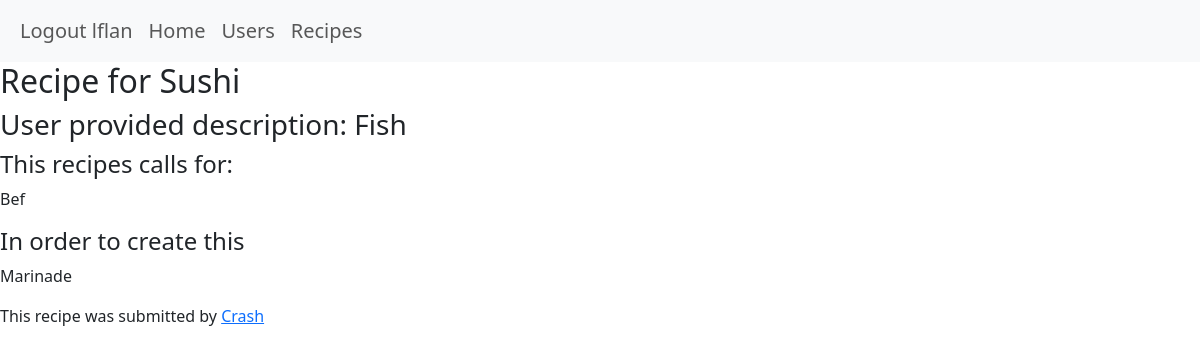
Screenshot of /recipes/1 (signed in) with the database file from the repository.
### recipe_app/models.py (models this page shows, shortened)
class Recipe(models.Model):
    name = models.CharField(max_length = 20, null = True)
    short_desc = models.CharField(max_length = 414, null = True)
    instruction = models.CharField(max_length = 3000, null = True)
    ingredients = models.CharField(max_length = 2000, null = True)
    chef = models.ForeignKey(Chef,  on_delete=models.CASCADE, default = None, null=True)
    recipe_image = models.ImageField(null=True, blank=True, upload_to="images/")

class Chef(models.Model):
    username = models.CharField(max_length = 25, null = True)
    email = models.CharField(max_length = 35, null = True)
    password = models.CharField(max_length = 20, null = True)
    user = models.OneToOneField(User, null=True, on_delete=models.CASCADE)
    def __str__(self):
        return self.username
    def get_absolute_url(self):
        return reverse('chef-detail', args=[str(self.id)])

### recipe_app/views.py (the view)
# urls.py: path('recipes/<int:pk>', views.RecipeDetailView.as_view(), name = 'recipe-detail'),
class RecipeDetailView(generic.DetailView):
   model = Recipe

### recipe_app/templates/recipe_app/recipe_detail.html (shortened to what this page needs)
{% extends 'recipe_app/base_template.html' %}
{% block content %}
<h2>Recipe for {{ recipe.name }}</h2>
<h3>User provided description: {{ recipe.short_desc }}</h3>
<h4>This recipes calls for: </h4>
<p>{{ recipe.ingredients }}<br /></p>
<h4>In order to create this</h4>
<p>{{ recipe.instruction }}</p>
<p>
    This recipe was submitted by
    <a href = "{{ recipe.chef.get_absolute_url }}" title = "View {{recipe.chef}}'s profile">{{ recipe.chef  }}</a>
</p>
{% endblock %}

### recipe_app/templates/recipe_app/base_template.html (shortened to what this page needs)
{% load static %}
<!DOCTYPE html>
<html lang="en">
<head>
{% load bootstrap5 %}
{% bootstrap_css %}
</head>
<body>
<nav class="navbar navbar-expand-lg navbar-light bg-light lead">
<div class="container-fluid">
<div class="collapse navbar-collapse" id="navbarNavAltMarkup">
<div class="navbar-nav">
{% if user.is_authenticated %}
    <a class="nav-link" href="{% url 'logout' %}?next={{ request.path }}">Logout {{user}}</a>
{% else %}
    <a class="nav-link" href="{% url 'login' %}?next={{ request.path }}">Login</a>
{% endif %}
<a class="nav-link" href="{% url 'index' %}" title = "Go Back to Welcome Page">Home</a>
<a class="nav-link" href="{% url 'chefs' %}" title = "See our Users">Users</a>
<a class="nav-link" href="{% url 'recipes' %}" title = "Browse our List of Recipes">Recipes</a>
</div>
</div>
</div>
</nav>
{% block content %}{% endblock %}
</body>

### rows the page displays
Recipe: name "Sushi", short_desc "Fish", ingredients "Bef", instruction "Marinade", chef "Crash"

### other values shown
{{ user }} "lflan"
